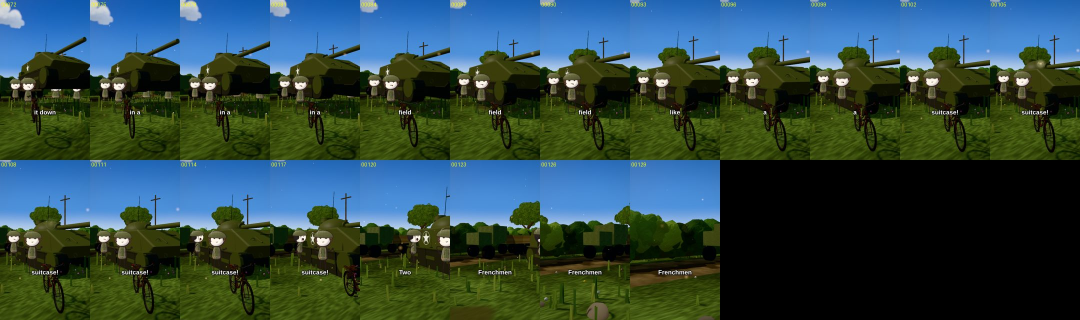
#> input picture .claude/skills/ricks-clips/episodes/_pi_test/production/REVIEW/clip_00072_00129.jpg, 2160 x 640 px (shown at 1/2 size)
$ python measure.py ../../_pi_test/production/REVIEW/clip_00072_00129.jpg
#> lines starting #> are read from the running program, lines starting #| are printed output that depends on the picture
"""Colour check of our frames against the DAYLIGHT range measured on the reference videos (references/style_analysis/data/*/per_second.json,
seconds with luma > .38 of V02, V04, V05): luma .40-.58, saturation .26-.48, contrast .16-.25 (10th-90th percentile).
    python3 episodes/exploding-whale/shots/measure.py <png> [<png> ...]      exit 1 when a frame is outside the range"""
import sys, numpy as np
from PIL import Image
R = {"luma": (.40, .58), "sat": (.26, .48), "contrast": (.16, .25)}; ok = True
for f in sys.argv[1:]:
    a = np.asarray(Image.open(f).convert("RGB").resize((90, 160))).astype(float) / 255; lum = (a * [.2126, .7152, .0722]).sum(2); mx, mn = a.max(2), a.min(2)
#> after `a = np.asarray(Image.open(f).convert('RGB').resize((90, 160))).astype(`:
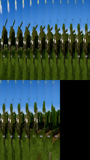
#> a: shape (160, 90, 3) float64; mean R, G, B 0.185, 0.285, 0.28
#> after `lum = (a * [0.2126, 0.7152, 0.0722]).sum(2)`:
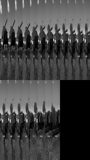
#> lum: shape (160, 90) float64; min 0, max 0.829, mean 0.263
#> after `mx, mn = (a.max(2), a.min(2))`:
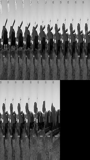
#> mx: shape (160, 90) float64; min 0, max 0.965, mean 0.371
#> after `mx, mn = (a.max(2), a.min(2))`:
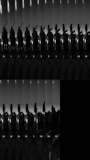
#> mn: shape (160, 90) float64; min 0, max 0.812, mean 0.119
    v = {"luma": lum.mean(), "sat": np.where(mx > 0, (mx - mn) / np.maximum(mx, 1e-6), 0).mean(), "contrast": lum.std()}
#> v = {'luma': 0.263, 'sat': 0.603, 'contrast': 0.185}
    bad = [k for k in R if not R[k][0] <= v[k] <= R[k][1]]; ok &= not bad
#> after `bad = [k for k in R if not R[k][0] <= v[k] <= R[k][1]]`: bad = ['luma', 'sat']
#> after `ok &= not bad`: ok = False
    print("%s %s luma %.2f sat %.2f contrast %.2f %s" % ("FAIL" if bad else "PASS", f.split("/")[-1], v["luma"], v["sat"], v["contrast"], "out: " + ", ".join(bad) if bad else ""))
#| FAIL clip_00072_00129.jpg luma 0.26 sat 0.60 contrast 0.18 out: luma, sat
print("COLOUR", "PASS" if ok else "FAIL"); sys.exit(0 if ok else 1)
#| COLOUR FAIL
#> (the run stopped early here; a loop or call above may not have finished)
